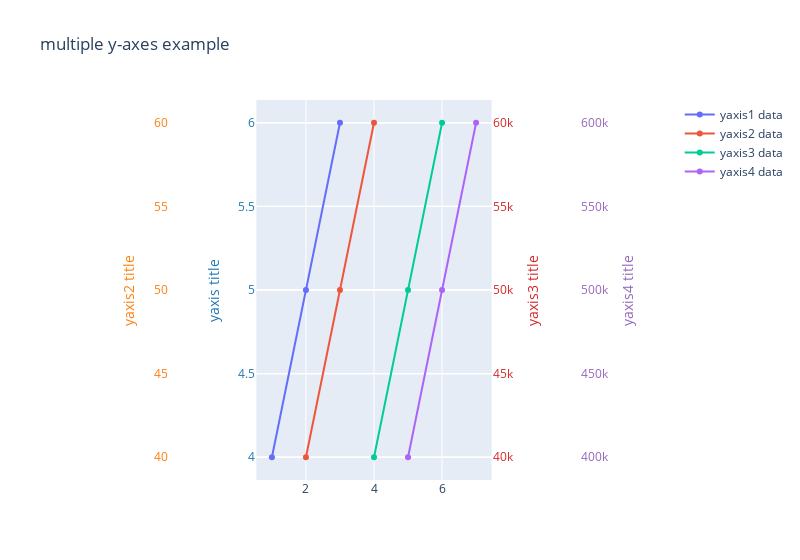

Write notebook code for a chart like this one.
### Code cell
import plotly.graph_objects as go

fig = go.Figure()

fig.add_trace(go.Scatter(
    x=[1, 2, 3],
    y=[4, 5, 6],
    name="yaxis1 data"
))


fig.add_trace(go.Scatter(
    x=[2, 3, 4],
    y=[40, 50, 60],
    name="yaxis2 data",
    yaxis="y2"
))

fig.add_trace(go.Scatter(
    x=[4, 5, 6],
    y=[40000, 50000, 60000],
    name="yaxis3 data",
    yaxis="y3"
))

fig.add_trace(go.Scatter(
    x=[5, 6, 7],
    y=[400000, 500000, 600000],
    name="yaxis4 data",
    yaxis="y4"
))


# Create axis objects
fig.update_layout(
    xaxis=dict(
        domain=[0.3, 0.7]
    ),
    yaxis=dict(
        title="yaxis title",
        titlefont=dict(
            color="#1f77b4"
        ),
        tickfont=dict(
            color="#1f77b4"
        )
    ),
    yaxis2=dict(
        title="yaxis2 title",
        titlefont=dict(
            color="#ff7f0e"
        ),
        tickfont=dict(
            color="#ff7f0e"
        ),
        anchor="free",
        overlaying="y",
        side="left",
        position=0.15
    ),
    yaxis3=dict(
        title="yaxis3 title",
        titlefont=dict(
            color="#d62728"
        ),
        tickfont=dict(
            color="#d62728"
        ),
        anchor="x",
        overlaying="y",
        side="right"
    ),
    yaxis4=dict(
        title="yaxis4 title",
        titlefont=dict(
            color="#9467bd"
        ),
        tickfont=dict(
            color="#9467bd"
        ),
        anchor="free",
        overlaying="y",
        side="right",
        position=0.85
    )
)

# Update layout properties
fig.update_layout(
    title_text="multiple y-axes example",
    width=800,
)

fig.show()

### Figure 1 — Plotly figure (JSON) as saved in the notebook; plotly's stock layout.template omitted (floating-point values rounded to 4 significant figures)
{"data": [{"name": "yaxis1 data", "type": "scatter", "x": [1, 2, 3], "y": [4, 5, 6]}, {"name": "yaxis2 data", "type": "scatter", "x": [2, 3, 4], "y": [40, 50, 60], "yaxis": "y2"}, {"name": "yaxis3 data", "type": "scatter", "x": [4, 5, 6], "y": [40000, 50000, 60000], "yaxis": "y3"}, {"name": "yaxis4 data", "type": "scatter", "x": [5, 6, 7], "y": [400000, 500000, 600000], "yaxis": "y4"}], "layout": {"title": {"text": "multiple y-axes example"}, "width": 800, "xaxis": {"domain": [0.3, 0.7]}, "yaxis": {"tickfont": {"color": "#1f77b4"}, "title": {"font": {"color": "#1f77b4"}, "text": "yaxis title"}}, "yaxis2": {"anchor": "free", "overlaying": "y", "position": 0.15, "side": "left", "tickfont": {"color": "#ff7f0e"}, "title": {"font": {"color": "#ff7f0e"}, "text": "yaxis2 title"}}, "yaxis3": {"anchor": "x", "overlaying": "y", "side": "right", "tickfont": {"color": "#d62728"}, "title": {"font": {"color": "#d62728"}, "text": "yaxis3 title"}}, "yaxis4": {"anchor": "free", "overlaying": "y", "position": 0.85, "side": "right", "tickfont": {"color": "#9467bd"}, "title": {"font": {"color": "#9467bd"}, "text": "yaxis4 title"}}}}
